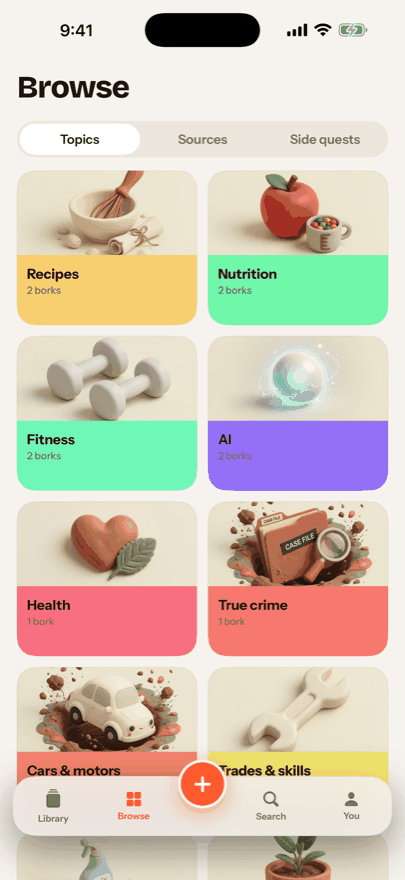
#> input picture docs/img/browse.png, 405 x 880 px, given in place of icon-light-1024.png, which was not available
$ python gen_og_image.py
#> lines starting #> are read from the running program, lines starting #| are printed output that depends on the picture; after the words box and inside, x2 and y2 are one past the last pixel; in counts of white or black regions, pixels touching at a corner belong together; pictures that were not available may be replaced by others from this repository, and a replacement may not be noted
#!/usr/bin/env python3
"""Regenerate docs/img/og.png (1200x630) — the link-preview card for bookmarker.lol.

    python3 Scripts/gen_og_image.py

Needs Pillow >= 10 (variable-font support). Uses the app's bundled fonts and
the light app icon, so the card matches the landing page and the iOS app.
"""
import pathlib
from PIL import Image, ImageDraw, ImageFont

ROOT = pathlib.Path(__file__).resolve().parents[1]
OUT = ROOT / "docs" / "img" / "og.png"
ICON = ROOT / "Branding" / "icon-light-1024.png"
BRICOLAGE = ROOT / "App" / "Fonts" / "BricolageGrotesque.ttf"
INSTRUMENT = ROOT / "App" / "Fonts" / "InstrumentSans.ttf"

W, H = 1200, 630
PAPER, INK, INK2, CORAL = "#F6F3EE", "#191510", "#6E655A", "#FF5A2D"
NAME, SITE = "bookmarker", "bookmarker.lol"
HEADLINE = ["The folder your feeds", "never gave you."]
SUB = ["Every link you save on Instagram, X, TikTok and YouTube,",
       "in one library you can actually search. For iPhone."]
MARGIN = 96


def font(path, size, weight):
    f = ImageFont.truetype(str(path), size)
    axes = f.get_variation_axes()
    values = []
    for axis in axes:
        name = axis["name"]
        name = name.decode() if isinstance(name, bytes) else name
        values.append(weight if name == "Weight" else axis["default"])
    f.set_variation_by_axes(values)
    return f


def rounded_mark(size):
    mark = Image.open(ICON).convert("RGBA").resize((size, size), Image.LANCZOS)
    mask = Image.new("L", (size, size), 0)
    ImageDraw.Draw(mask).rounded_rectangle((0, 0, size - 1, size - 1), radius=int(size * 0.235), fill=255)
    mark.putalpha(mask)
    return mark


def main():
    img = Image.new("RGB", (W, H), PAPER)
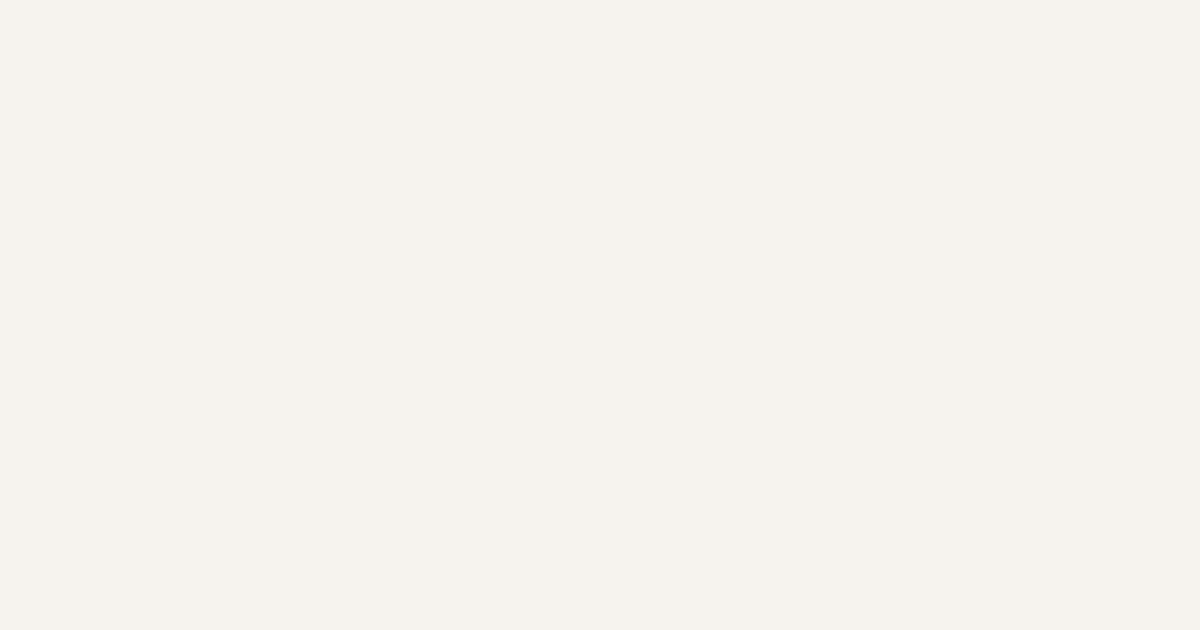
#> img: PIL image 1200x630 RGB; mean R, G, B 246, 243, 238
    draw = ImageDraw.Draw(img)

    mark_size = 112
    img.paste(rounded_mark(mark_size), (MARGIN, MARGIN), rounded_mark(mark_size))
#> in rounded_mark, `mark = Image.open(ICON).convert("RGBA").resize((size, size), Image.LAN..`:
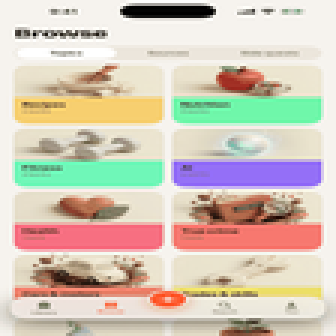
#> mark: PIL image 112x112 RGBA (shown 3 times larger); mean R, G, B, A 211.6, 199.8, 184.6, 255
#> in rounded_mark, `mask = Image.new("L", (size, size), 0)`: mask: PIL image 112x112 L; every value is 0
#> in rounded_mark, `ImageDraw.Draw(mask).rounded_rectangle((0, 0, size - 1, size - 1), rad..`:
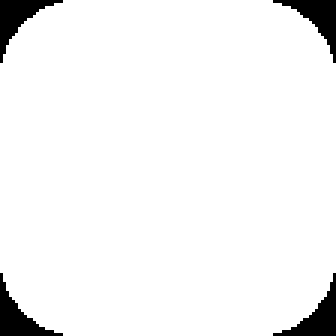
#> mask: PIL image 112x112 L (shown 3 times larger); 95.2% white; 4 black regions, box (x1, y1, x2, y2) and area: (0, 0, 21, 21) 150, (91, 0, 112, 21) 150, (0, 91, 21, 112) 150, (91, 91, 112, 112) 150
#> in rounded_mark, `mark.putalpha(mask)`:
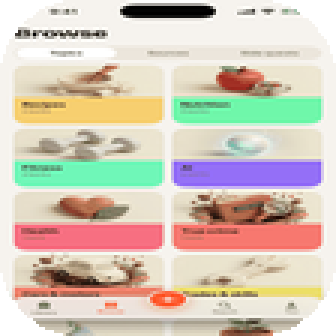
#> mark: PIL image 112x112 RGBA (shown 3 times larger); mean R, G, B, A 211.6, 199.8, 184.6, 242.8; transparent parts drawn white

    wordmark = font(BRICOLAGE, 44, 800)
    wy = MARGIN + mark_size / 2
    draw.text((MARGIN + mark_size + 24, wy), NAME, font=wordmark, fill=INK, anchor="lm")

    headline = font(BRICOLAGE, 84, 800)
    y = 268
    for line in HEADLINE:
        draw.text((MARGIN, y), line, font=headline, fill=INK, anchor="la")
        y += 92

    sub = font(INSTRUMENT, 29, 400)
    y = 490
    for line in SUB:
        draw.text((MARGIN, y), line, font=sub, fill=INK2, anchor="lm")
        y += 40

    dot_y = 583
    draw.ellipse((MARGIN, dot_y - 6, MARGIN + 12, dot_y + 6), fill=CORAL)
    draw.text((MARGIN + 24, dot_y), SITE, font=font(INSTRUMENT, 27, 700), fill=INK, anchor="lm")

    OUT.parent.mkdir(parents=True, exist_ok=True)
    img.convert("P", palette=Image.ADAPTIVE, colors=256).save(OUT, optimize=True)
    print(f"wrote {OUT.relative_to(ROOT)} {W}x{H}")


if __name__ == "__main__":
#> (the run stopped early here; a loop or call above may not have finished)
